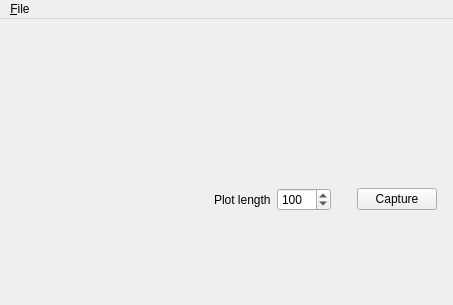
<?xml version="1.0" encoding="UTF-8"?>
<ui version="4.0">
 <class>MainWindow</class>
 <widget class="QMainWindow" name="MainWindow">
  <property name="geometry">
   <rect>
    <x>0</x>
    <y>0</y>
    <width>453</width>
    <height>305</height>
   </rect>
  </property>
  <property name="windowTitle">
   <string>Elapse</string>
  </property>
  <widget class="QWidget" name="centralWidget">
   <widget class="QWidget" name="verticalLayoutWidget">
    <property name="geometry">
     <rect>
      <x>0</x>
      <y>0</y>
      <width>448</width>
      <height>281</height>
     </rect>
    </property>
    <layout class="QVBoxLayout" name="verticalLayout" stretch="0,0">
     <item>
      <widget class="QwtPlot" name="plot">
       <property name="sizePolicy">
        <sizepolicy hsizetype="MinimumExpanding" vsizetype="Maximum">
         <horstretch>0</horstretch>
         <verstretch>0</verstretch>
        </sizepolicy>
       </property>
       <property name="canvasBackground" stdset="0">
        <brush brushstyle="SolidPattern">
         <color alpha="255">
          <red>255</red>
          <green>255</green>
          <blue>255</blue>
         </color>
        </brush>
       </property>
      </widget>
     </item>
     <item>
      <layout class="QHBoxLayout" name="horizontalLayout" stretch="0,0,0,0,0,0">
       <item>
        <widget class="QLabel" name="pluginName">
         <property name="text">
          <string/>
         </property>
         <property name="margin">
          <number>10</number>
         </property>
        </widget>
       </item>
       <item>
        <spacer name="horizontalSpacer_2">
         <property name="orientation">
          <enum>Qt::Horizontal</enum>
         </property>
         <property name="sizeHint" stdset="0">
          <size>
           <width>40</width>
           <height>20</height>
          </size>
         </property>
        </spacer>
       </item>
       <item>
        <widget class="QLabel" name="label">
         <property name="text">
          <string>Plot length</string>
         </property>
         <property name="buddy">
          <cstring>plotLength</cstring>
         </property>
        </widget>
       </item>
       <item>
        <widget class="QSpinBox" name="plotLength">
         <property name="minimum">
          <number>10</number>
         </property>
         <property name="maximum">
          <number>5000</number>
         </property>
         <property name="value">
          <number>100</number>
         </property>
        </widget>
       </item>
       <item>
        <spacer name="horizontalSpacer">
         <property name="orientation">
          <enum>Qt::Horizontal</enum>
         </property>
         <property name="sizeType">
          <enum>QSizePolicy::Fixed</enum>
         </property>
         <property name="sizeHint" stdset="0">
          <size>
           <width>20</width>
           <height>20</height>
          </size>
         </property>
        </spacer>
       </item>
       <item>
        <widget class="QPushButton" name="pushButton">
         <property name="text">
          <string>Capture</string>
         </property>
         <property name="checkable">
          <bool>true</bool>
         </property>
        </widget>
       </item>
      </layout>
     </item>
    </layout>
   </widget>
  </widget>
  <widget class="QMenuBar" name="menuBar">
   <property name="geometry">
    <rect>
     <x>0</x>
     <y>0</y>
     <width>453</width>
     <height>20</height>
    </rect>
   </property>
   <widget class="QMenu" name="menuFile">
    <property name="title">
     <string>&amp;File</string>
    </property>
    <addaction name="separator"/>
    <addaction name="actionPlugins"/>
    <addaction name="separator"/>
    <addaction name="actionQuit"/>
   </widget>
   <addaction name="menuFile"/>
  </widget>
  <action name="actionQuit">
   <property name="text">
    <string>&amp;Quit</string>
   </property>
  </action>
  <action name="actionPlugins">
   <property name="text">
    <string>&amp;Plugins</string>
   </property>
  </action>
 </widget>
 <layoutdefault spacing="6" margin="11"/>
 <customwidgets>
  <customwidget>
   <class>QwtPlot</class>
   <extends>QFrame</extends>
   <header>qwt_plot.h</header>
   <container>1</container>
  </customwidget>
 </customwidgets>
 <tabstops>
  <tabstop>pushButton</tabstop>
  <tabstop>plotLength</tabstop>
 </tabstops>
 <resources/>
 <connections>
  <connection>
   <sender>actionQuit</sender>
   <signal>triggered()</signal>
   <receiver>MainWindow</receiver>
   <slot>close()</slot>
   <hints>
    <hint type="sourcelabel">
     <x>-1</x>
     <y>-1</y>
    </hint>
    <hint type="destinationlabel">
     <x>199</x>
     <y>149</y>
    </hint>
   </hints>
  </connection>
 </connections>
</ui>
